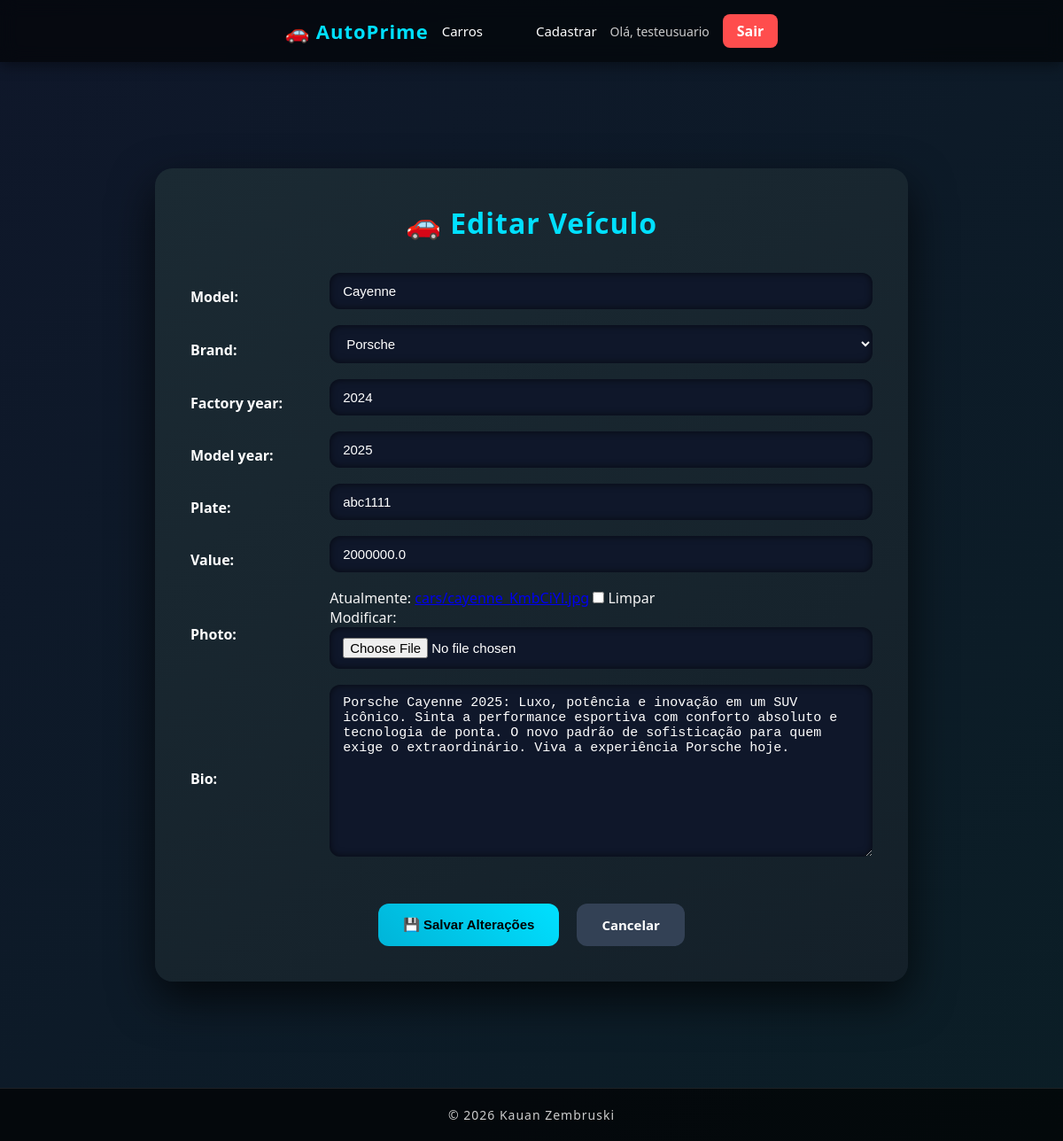
The app's page /car/8/update/ (signed in) with its own data.
### cars/models.py (models this page shows, shortened)
class Car(models.Model):
    id = models.AutoField(primary_key=True)
    model = models.CharField(max_length=200)
    brand = models.ForeignKey(Brand, on_delete=models.PROTECT, related_name='car_brand')
    factory_year = models.IntegerField(blank=True, null=True)
    model_year = models.IntegerField(blank=True, null=True)
    plate = models.CharField(max_length=10,  blank=True, null=True)
    value = models.FloatField(blank=True, null=True)
    photo =  models.ImageField(upload_to='cars/', blank=True, null=True)
    bio = models.TextField(max_length=500, blank=True, null=True)

### cars/views.py (the view, shortened to what this page needs)
# urls.py: path('car/<int:pk>/update/', CarUpdateView.as_view(), name='car_update'),
@method_decorator(login_required(login_url='login'), name='dispatch')
class CarUpdateView(UpdateView):
    model = Car
    form_class = CarModelForm
    template_name= 'car_update.html'
    success_url = 'cardetail'

### cars/forms.py (shortened to what this page needs)
class CarModelForm(forms.ModelForm):
    class Meta:
        model = Car
        fields = '__all__'

### cars/models.py (called while the page is built)
    def __str__(self):
        return self.name

### cars/templates/car_update.html (shortened to what this page needs)
{% extends "base.html" %}
{% block content %}
<div class="form-container">
  <form method="post" enctype="multipart/form-data">
    <h1>🚗 Editar Veículo</h1>
    <table>
      {{ form.as_table }}
    </table>
    <div class="buttons-container">
      <input type="submit" value="💾 Salvar Alterações" class="btn btn-primary">
      <a href="{% url 'cars_list' %}" class="btn btn-secondary">Cancelar</a>
    </div>
  </form>
</div>
{% endblock %}

### app/templates/base.html (shortened to what this page needs)
<!DOCTYPE html>
<html lang="en">
<head>
</head>
<body>
  <header>
    <nav>
      <div class="nav-container">
        <div class="logo">
          <a href="{% url 'cars_list' %}">🚗 AutoPrime</a>
        </div>
        <ul class="nav-links">
          <li><a href="{% url 'cars_list' %}">Carros</a></li>
          {% if user.is_authenticated %}
          <li><a href="{% url 'new_car' %}">Cadastrar</a></li>
          {% endif %}
        </ul>
        <div class="nav-user">
          {% if user.is_authenticated %}
          <span class="welcome">Olá, {{ user.username }}</span>
          <a class="btn-nav logout" href="{% url 'logout' %}">Sair</a>
          {% else %}
          <a class="btn-nav" href="{% url 'login' %}">Login</a>
          <a class="btn-nav register" href="{% url 'register' %}">Cadastre-se</a>
          {% endif %}
        </div>
      </div>
    </nav>
  </header>
  <main>
    {% block content %}
    {% endblock %}
  </main>
  <footer>
    <p>&copy; 2026 Kauan Zembruski</p>
  </footer>
</body>
</html>

### app/templates/base.html (style rules this page uses)
* { margin: 0; padding: 0; box-sizing: border-box; }
body { font-family: 'Segoe UI', Tahoma, Geneva, Verdana, sans-serif; background: linear-gradient(135deg, #0f2027, #203a43, #2c5364); color: #f5f5f5; min-height: 100vh; display: flex; flex-direction: column; }
header { background: rgba(0, 0, 0, 0.6); backdrop-filter: blur(10px); box-shadow: 0 4px 15px rgba(0, 0, 0, 0.4); }
nav { max-width: 1200px; margin: 0 auto; height: 70px; display: flex; justify-content: space-between; align-items: center; padding: 0 30px; }
nav ul { list-style: none; display: flex; align-items: center; gap: 15px; }
nav ul li { font-size: 15px; }
nav ul li a { text-decoration: none; color: #ffffff; padding: 10px 18px; border-radius: 8px; transition: 0.3s ease; font-weight: 500; }
main { flex: 1; max-width: 1200px; margin: 40px auto; padding: 20px; width: 100%; }
footer { background: rgba(0, 0, 0, 0.7); text-align: center; padding: 20px; font-size: 14px; letter-spacing: 1px; color: #ccc; border-top: 1px solid rgba(255, 255, 255, 0.1); }
.btn { display: inline-block; padding: 10px 18px; background: #00b4d8; color: #000; border-radius: 8px; text-decoration: none; font-weight: bold; transition: 0.3s ease; }
.nav-container { max-width: 1200px; margin: 0 auto; height: 70px; display: flex; justify-content: space-between; align-items: center; padding: 0 30px; }
.logo a { font-size: 22px; font-weight: bold; text-decoration: none; color: #00e0ff; letter-spacing: 1px; }
.nav-links { list-style: none; display: flex; gap: 30px; }
.nav-links li a { text-decoration: none; color: #fff; font-weight: 500; padding: 8px 15px; border-radius: 8px; transition: 0.3s ease; }
.nav-user { display: flex; align-items: center; gap: 15px; }
.welcome { font-size: 14px; color: #ccc; }
.btn-nav { padding: 8px 16px; border-radius: 8px; background: #00b4d8; color: #000; text-decoration: none; font-weight: bold; transition: 0.3s ease; }
.logout { background: #ff4d4d; color: #fff; }

### cars/templates/car_update.html (style rules this page uses)
body { background: linear-gradient(135deg, #0f172a, #0b1e26); font-family: 'Segoe UI', Tahoma, Geneva, Verdana, sans-serif; }
.form-container { max-width: 850px; margin: 60px auto; padding: 40px; background: linear-gradient(145deg, #1b2a33, #142029); border-radius: 20px; box-shadow: 0 20px 50px rgba(0,0,0,0.7); animation: fadeIn 0.6s ease-in-out; }
.form-container h1 { text-align: center; color: #00e0ff; margin-bottom: 35px; font-size: 2rem; letter-spacing: 1px; }
table { width: 100%; border-collapse: collapse; }
th { text-align: left; padding-bottom: 5px; font-weight: 600; color: #ffffff; }
td { padding-bottom: 18px; }
input[type="text"], input[type="number"], input[type="file"], select, textarea { width: 100%; padding: 12px 15px; border-radius: 12px; border: none; background: #0f172a; color: #fff; font-size: 15px; box-shadow: inset 0 0 8px rgba(0,0,0,0.6); transition: 0.3s ease; }
.buttons-container { display: flex; justify-content: center; gap: 20px; margin-top: 30px; }
.btn { padding: 14px 28px; font-size: 15px; border-radius: 12px; font-weight: bold; border: none; cursor: pointer; transition: 0.3s ease; text-decoration: none; display: inline-block; }
.btn-primary { background: linear-gradient(45deg, #00b4d8, #00e0ff); color: #000; }
.btn-secondary { background: #334155; color: #fff; }

### records on screen
Car: model "Cayenne", brand "Porsche", factory_year "2024", model_year "2025", plate "abc1111", value "2000000.0", bio "Porsche Cayenne 2025: Luxo, potência e inovação em um SUV icônico. Sinta a performance esportiva com conforto absoluto e tecnologia de ponta. O novo padrão de sofisticação para quem exige o extraordinário. Viva a experiência Porsche hoje."

### other values on screen
{{ user.username }} "testeusuario"
